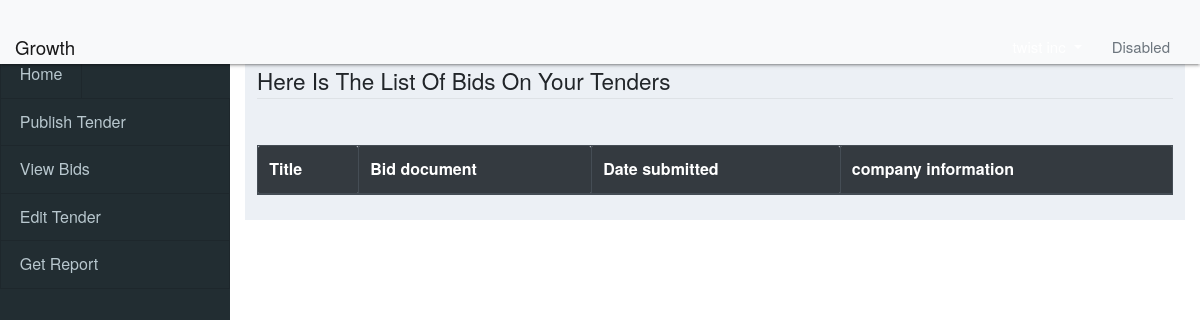
/buyer/view_bids (signed in), run on an earlier commit of the app's database.
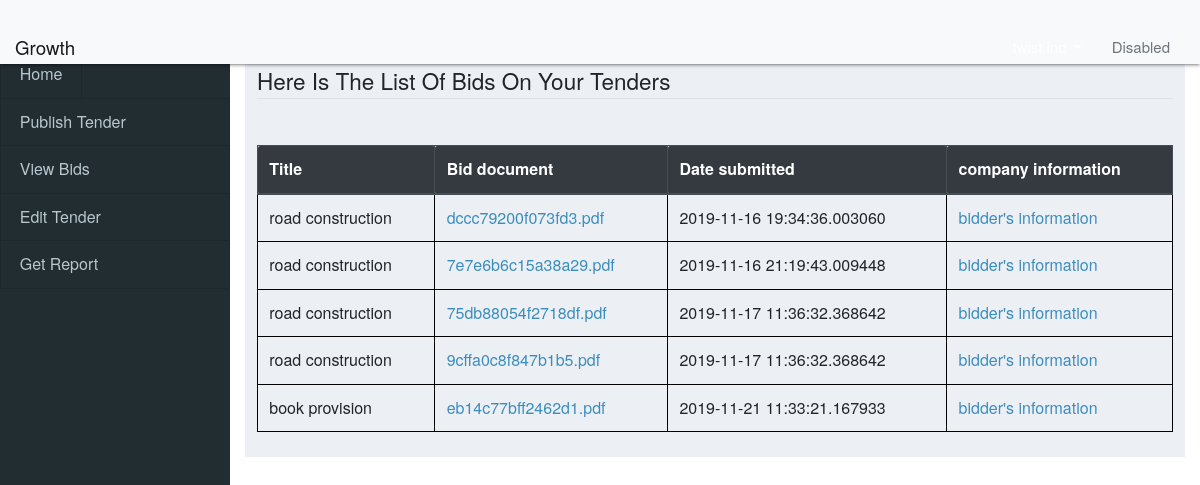
And on a later commit of the database.
### tables this page shows
CREATE TABLE "bidTender" (
	id INTEGER NOT NULL, 
	bid_id INTEGER, 
	tender_id INTEGER, 
	date_submitted DATETIME, 
	PRIMARY KEY (id), 
	FOREIGN KEY(bid_id) REFERENCES bid (id), 
	FOREIGN KEY(tender_id) REFERENCES tenders (id)
);

### tenderingSystem/model.py (models this page shows, shortened)
class Tenders(FlaskSerializeMixin, db.Model):
    id = db.Column(db.INTEGER, primary_key=True, autoincrement=True)
    entity_name = db.Column(db.String(50), nullable=False)
    entity_type = db.Column(db.String(30), nullable=False)
    title = db.Column(db.String(200), nullable=False, unique=True)
    status = db.Column(db.String(8), nullable=False)
    date_published = db.Column(db.DATETIME, default=datetime.utcnow(), nullable=False)
    date_closed = db.Column(db.DATETIME, nullable=False)
    tender_document = db.Column(db.String(100), nullable=False)
    company = db.Column(db.INTEGER, db.ForeignKey("company.id"))
    is_delete = db.Column(db.Boolean, default=False)
    bidTender = db.relationship('Bid', secondary=bidTender, lazy='dynamic',
                                backref=db.backref('tenders', lazy=True))
    create_fields = update_fields = ['entity_type', 'entity_name', 'title', 'status', 'date_published', 'date_closed']

class Bid(db.Model):
    id = db.Column(db.INTEGER, primary_key=True, autoincrement=True)
    bid_document = db.Column(db.String(50), nullable=False)
    date_submitted = db.Column(db.DATETIME, default=datetime.utcnow())
    is_deleted = db.Column(db.Boolean, default=False)
    bid_poster = db.Column(db.INTEGER, db.ForeignKey('company.id'))

### tenderingSystem/buyerRoutes.py (the view)
@app.route('/buyer/view_bids', methods=["GET", "POST"])
@login_required
def view_bids():
    company = get_company_information()
    if company:
        tenders = db.engine.execute(f"SELECT * FROM bidTender JOIN Bid ON bidTender.bid_id=Bid.id JOIN Tenders "
                                    f"ON bidTender.tender_id=Tenders.id WHERE company={company.id}")
        return render_template('buyer/bids.html', company_name=company.company_name, tenders=tenders)
    return render_template('buyer/bids.html')

### tenderingSystem/helper_functions.py (called while the page is built)
def get_company_information():
    company = Company.query.filter_by(user=current_user.id).first()
    return company

### tenderingSystem/model.py (called while the page is built)
@login_manager.user_loader
def load_user(user_id):
    return Users.query.get(int(user_id))

### tenderingSystem/templates/buyer/bids.html (shortened to what this page needs)
{% extends("buyer/home.html") %}
{% block head %}
    {{ super() }}
{% endblock %}
{% block sidebar %}
    {{ super() }}
    <link rel="stylesheet" type="text/css" href="{{ url_for('static', filename='css/supplier.css') }}">
{% endblock %}
{% block body %}
    <fieldset class="form-group">
        <legend class="border-bottom mb-4">Here Is The List Of Bids On Your Tenders</legend>
        <table class="table">
            <thead class="thead-dark">
                <tr class="table_name">
                    <th>Title</th>
                    <th>Bid document</th>
                    <th>Date submitted</th>
                    <th>company information</th>
                </tr>
            </thead>
            <tbody>
               {% if tenders %}
                    {% for tender in tenders %}
                       <tr>
                           <td>{{ tender.title }}</td>
                           <td><a href="{{ url_for('download_bds_document', document_name=tender.bid_document) }}" target="_blank">{{ tender.bid_document }}</a></td>
                           <td>{{ tender.date_submitted }}</td>
                           <td><a href="{{ url_for('bidder_info', bidder_id=tender.bid_poster) }}"  onclick="javascript:getBidder({{ tender.bid_poster }})"
                                  data-toggle="modal" data-target="#exampleModal">{{ "bidder's information" }}</a></td>
                       </tr>
                   {% endfor %}
               {% endif %}
            </tbody>
        </table>
    </fieldset>
{% endblock %}

### tenderingSystem/templates/buyer/home.html (shortened to what this page needs)
{% extends("buyer.html") %}
{% block head %}
    {{ super() }}
    <link rel="stylesheet" href="{{ url_for('static', filename='css/_all-skins.min.css') }}">
    <link rel="stylesheet" href="{{ url_for('static', filename='css/adminLTE.min.css') }}">
    <link rel="stylesheet" href="{{ url_for('static', filename='css/ionicons.min.css') }}">
    <link rel="stylesheet" href="{{ url_for('static', filename='css/buyer.css') }}">
{% endblock %}
{% block sidebar %}
    <div>
        <ul>
            <li class="waves-effect waves-red sidebar-links"><a  href="{{ url_for('buyer_home') }}">Home</a></li>
            <li class="sidebar-links"><a  href="{{ url_for('publish_tender') }}">Publish Tender</a></li>
            <li class="sidebar-links"><a  href="{{ url_for('view_bids') }}">View Bids</a></li>
            <li class="sidebar-links"><a  href="{{ url_for('edit_tender') }}">Edit Tender</a></li>
            <li class="sidebar-links"><a  href="{{ url_for('get_report') }}">Get Report</a></li>
        </ul>
    </div>
{% endblock %}

### tenderingSystem/templates/buyer.html (shortened to what this page needs)
<!doctype html>
<html lang="en">
  <head>
      {% block head %}
        <link rel="stylesheet" href="https://stackpath.bootstrapcdn.com/bootstrap/4.3.1/css/bootstrap.min.css">
        <link type="text/css" rel="stylesheet" href="css/materialize.min.css" media="screen,projection" />
          <link rel="stylesheet" href="{{ url_for('static', filename='css/_all-skins.min.css') }}">
        <link rel="stylesheet" href="{{ url_for('static', filename='css/adminLTE.min.css') }}">
        <link rel="stylesheet" href="{{ url_for('static', filename='css/ionicons.min.css') }}">
      {% endblock %}
  </head>
  <body class="skin-blue sidebar-mini" style="height: auto; min-height: 100%;">
  <nav class="navbar  navbar-light bg-light sticky-top">
      {% if current_user.user_type == "supplier" %}
          <a class="navbar-brand logo" href="{{ url_for('supplier_home') }}">Growth</a>
      {% elif current_user.user_type == "buyer" %}
          <a class="navbar-brand logo" href="{{ url_for('buyer_home') }}">Growth</a>
      {% endif %}
      <ul class="nav justify-content-end">
          <li class="nav-item dropdown">
              {% if company_name %}
              <a class="nav-link dropdown-toggle" href="#" id="navbarDropdown" role="button" data-toggle="dropdown" aria-haspopup="true" aria-expanded="false">
              </a>
              {% else %}
                  <a class="nav-link dropdown-toggle" href="#" id="navbarDropdown" role="button" data-toggle="dropdown" aria-haspopup="true" aria-expanded="false">
                  Settings
              </a>
              {% endif %}
          </li>
          <li class="nav-item">
            <a class="nav-link disabled" href="#" tabindex="-1" aria-disabled="true">Disabled</a>
          </li>
      </ul>
  </nav>
   <div class="container-fluid">
       <aside class="main-sidebar">
           <section class="sidebar" style="height: auto;">{% block sidebar %}{% endblock %}</section></aside>
       <main class="content-wrapper" style="min-height: auto;">{% block body %}{% endblock %}</main>
       <div class="col-12 col-md-3 col-xl-2 bd-sidebar pt-4 position-sticky">{% block r_sidebar %}{% endblock %}</div>
  </div>
  </body>
</html>

### tenderingSystem/static/css/buyer.css (style rules this page uses)
* { margin:0; padding: 0; font-size: 16px; list-style: none; text-decoration: none; }
.sidebar-links a { position: relative; display: block; text-decoration: none; padding: .75rem 1.25rem; margin-bottom: -1px; background-color: #222d32; border: 1px solid rgba(0, 0, 0, 0.125); border-top-color: rgba(0, 0, 0, .125); transition: all 0.3s ease-in-out 0s; }

### tenderingSystem/static/css/supplier.css (style rules this page uses)
.table { border: 1px; margin-top: 2%; }
.table_name { color: powderblue; }
table, tr, td, th { border: 1px solid black; border-collapse: collapse; }

What changed in the data, as far as the page shows it:
added bidTender: title "road construction", bid_document "dccc79200f073fd3.pdf", date_submitted "2019-11-16 19:34:36.003060", value "bidder's information"
added bidTender: title "road construction", bid_document "7e7e6b6c15a38a29.pdf", date_submitted "2019-11-16 21:19:43.009448", value "bidder's information"
added bidTender: title "road construction", bid_document "75db88054f2718df.pdf", date_submitted "2019-11-17 11:36:32.368642", value "bidder's information"
added bidTender: title "road construction", bid_document "9cffa0c8f847b1b5.pdf", date_submitted "2019-11-17 11:36:32.368642", value "bidder's information"
added bidTender: title "book provision", bid_document "eb14c77bff2462d1.pdf", date_submitted "2019-11-21 11:33:21.167933", value "bidder's information"
